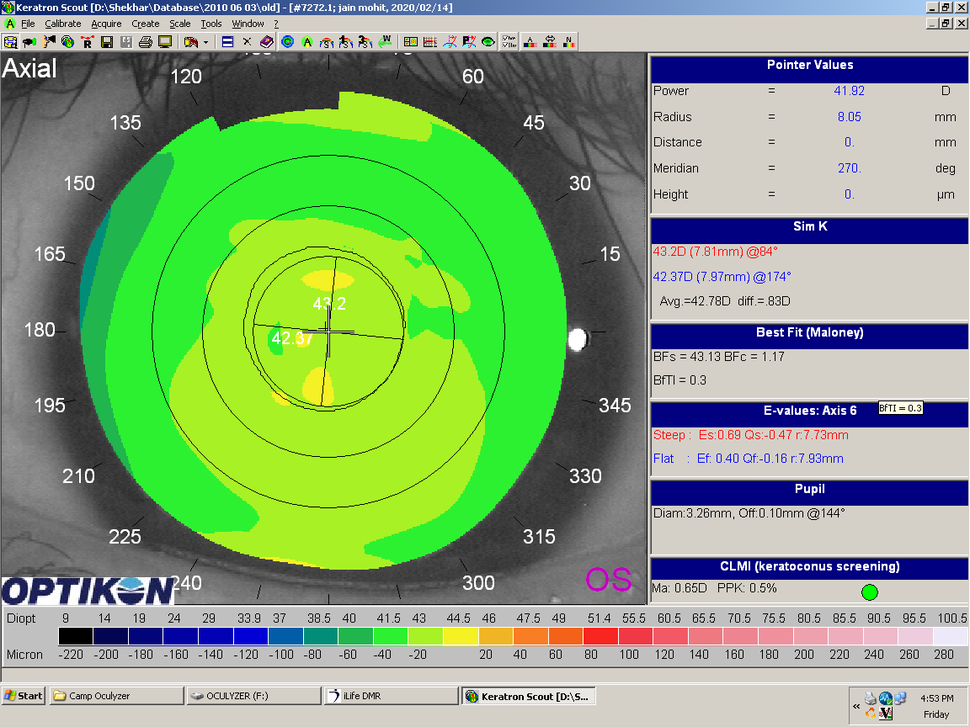
%> input picture Internship_MSR/Data/Sankara/mohit-left-axial.bmp, 970 x 727 px, shrunk from 1152 x 864 before the run
$ octave --eval "result = notch1('../../../Internship_MSR/Data/Sankara/mohit-left-axial.bmp');"   (GNU Octave 9; MATLAB toolbox functions it lacks are replaced by stand-ins)
%> lines starting %> are read from the running program, lines starting %| are printed output that depends on the picture; in (x1, y1, x2, y2) boxes, pixels count from 0 and x2, y2 are one past the last pixel; in counts of white or black regions, pixels touching at a corner belong together; the program's own positions count from 1
function [img,output_fft,H,output]=notch1(name)
img=imread(name);
%> img is the input picture: size 727x970x3 uint8; mean R, G, B 131.7, 164.8, 122.6
fftimg=fftshift(fft2(img));

sz=size(img);
%> sz = [727 970 3]
H=ones(sz(1),sz(2));
x=zeros(1,sz(2));

for i=74:85
 H(i,:)=x;
end
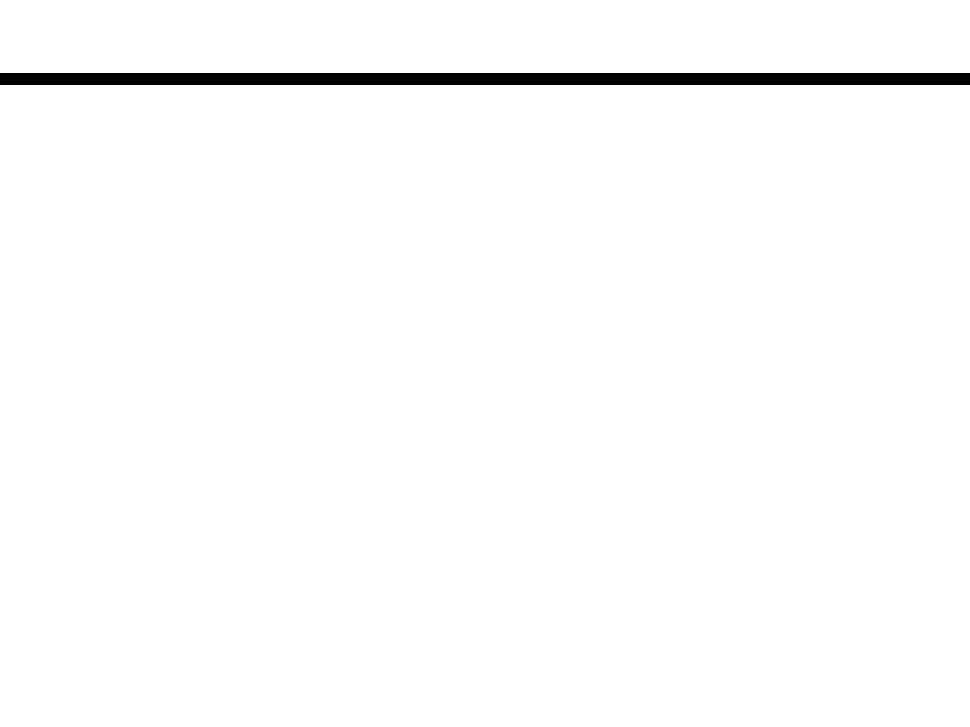
%> H: size 727x970 double; values 0 (black) and 1 (white), 98.3% white; 1 black region, box (x1, y1, x2, y2) and area: (0, 73, 970, 85) 11640

for i=174:185
 H(i,:)=x;
end
%> H: size 727x970 double; values 0 (black) and 1 (white), 96.7% white; 2 black regions, box (x1, y1, x2, y2) and area: (0, 73, 970, 85) 11640, (0, 173, 970, 185) 11640
for i=130:142
  H(1:87,i)=0;
end
%> H: size 727x970 double; values 0 (black) and 1 (white), 96.6% white; 2 black regions, box (x1, y1, x2, y2) and area: (0, 0, 970, 87) 12615, (0, 173, 970, 185) 11640

for i=158:162
  H(1:87,i)=0;
  H(166:end,i)=0;
end
%> H: size 727x970 double; values 0 (black) and 1 (white), 96.1% white; 2 black regions, box (x1, y1, x2, y2) and area: (0, 165, 970, 727) 14390, (0, 0, 970, 87) 12990

for i=166:174
  H(1:87,i)=0;
end
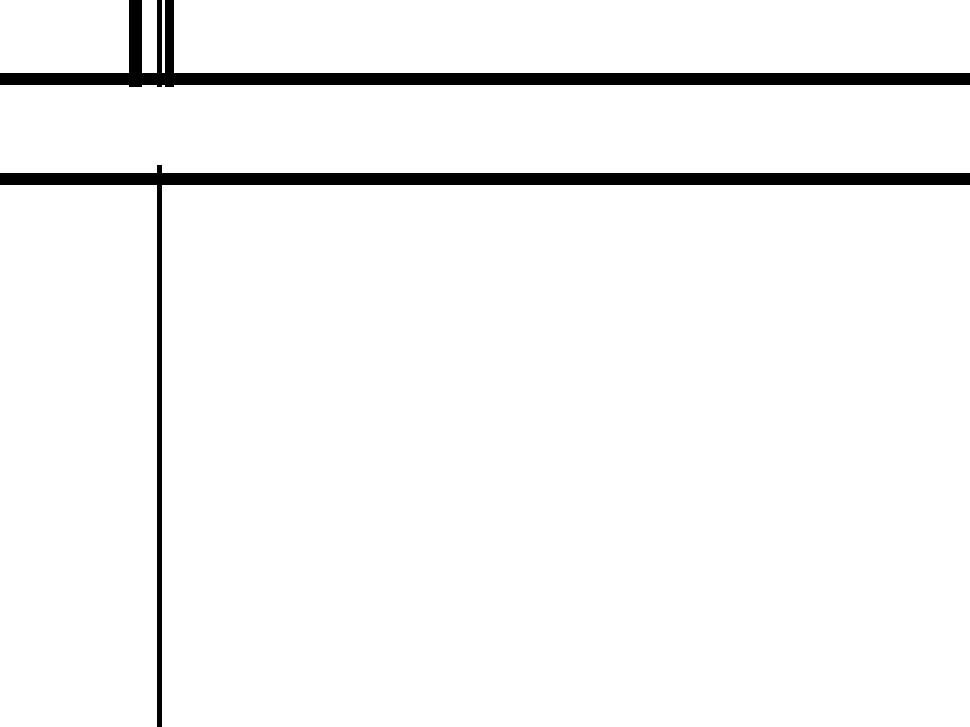
%> H: size 727x970 double; values 0 (black) and 1 (white), 96% white; 2 black regions, box (x1, y1, x2, y2) and area: (0, 165, 970, 727) 14390, (0, 0, 970, 87) 13665

for i=144:153
  H(166:end,i)=0;
end
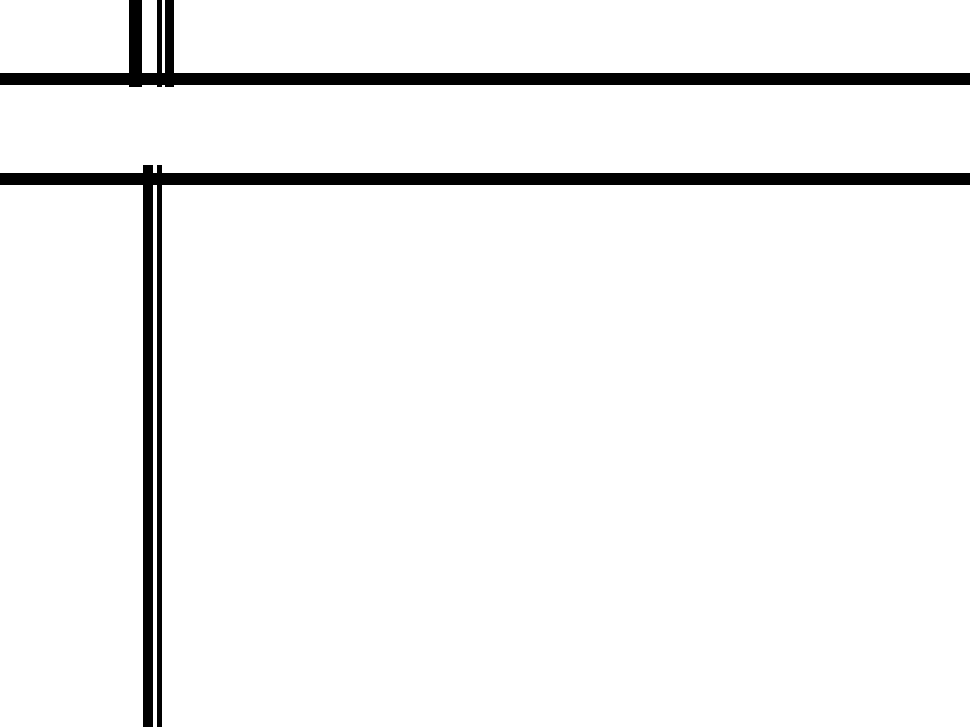
%> H: size 727x970 double; values 0 (black) and 1 (white), 95.2% white; 2 black regions, box (x1, y1, x2, y2) and area: (0, 165, 970, 727) 19890, (0, 0, 970, 87) 13665

for i=180:190
  H(166:end,i)=0;
end
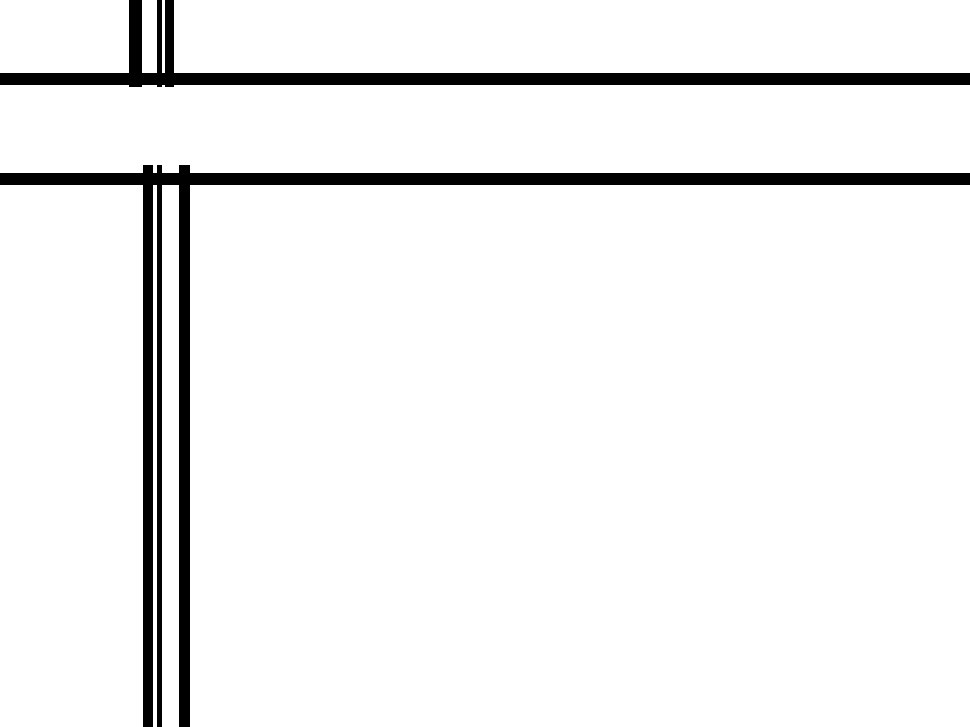
%> H: size 727x970 double; values 0 (black) and 1 (white), 94.4% white; 2 black regions, box (x1, y1, x2, y2) and area: (0, 165, 970, 727) 25940, (0, 0, 970, 87) 13665
output_fft=uint8(abs(fftimg)/sz(1));
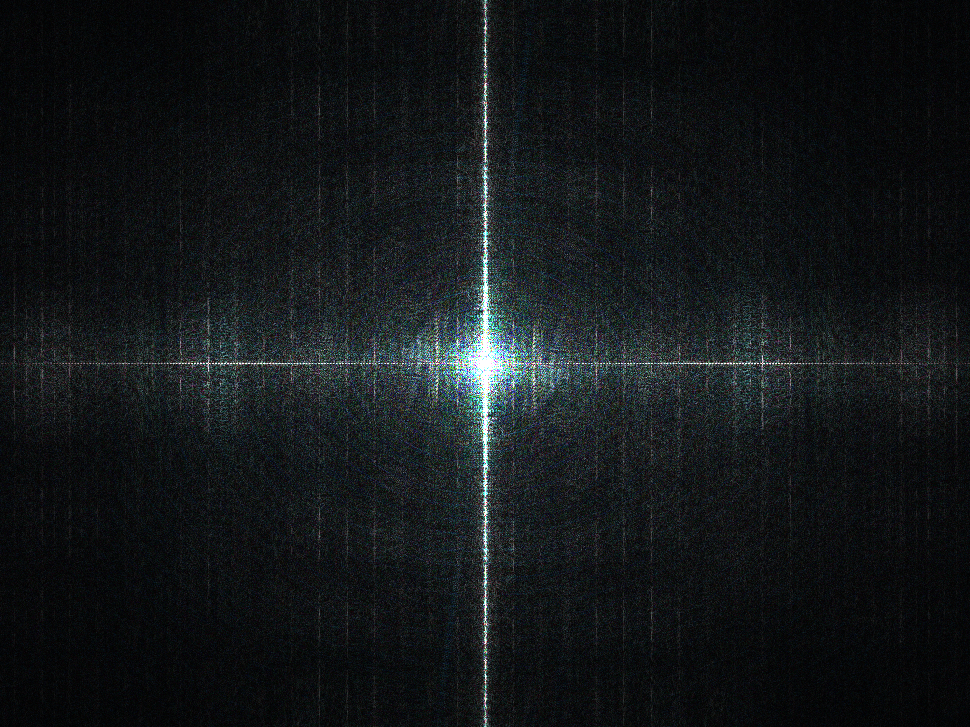
%> output_fft: size 727x970x3 uint8; mean R, G, B 19.5, 23.4, 25.1
output=uint8(abs(ifft2(fftimg.*H)));
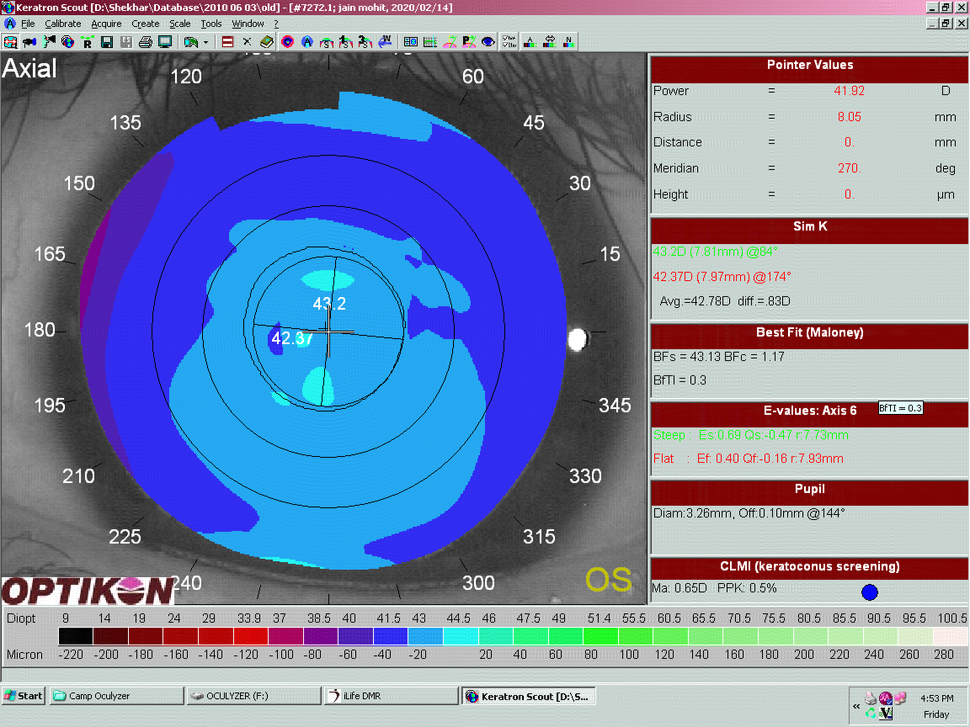
%> output: size 727x970x3 uint8; mean R, G, B 122.7, 132, 165.1
endfunction

$ run again, on Internship_MSR/Data/Sankara/mohit-left-placido.bmp
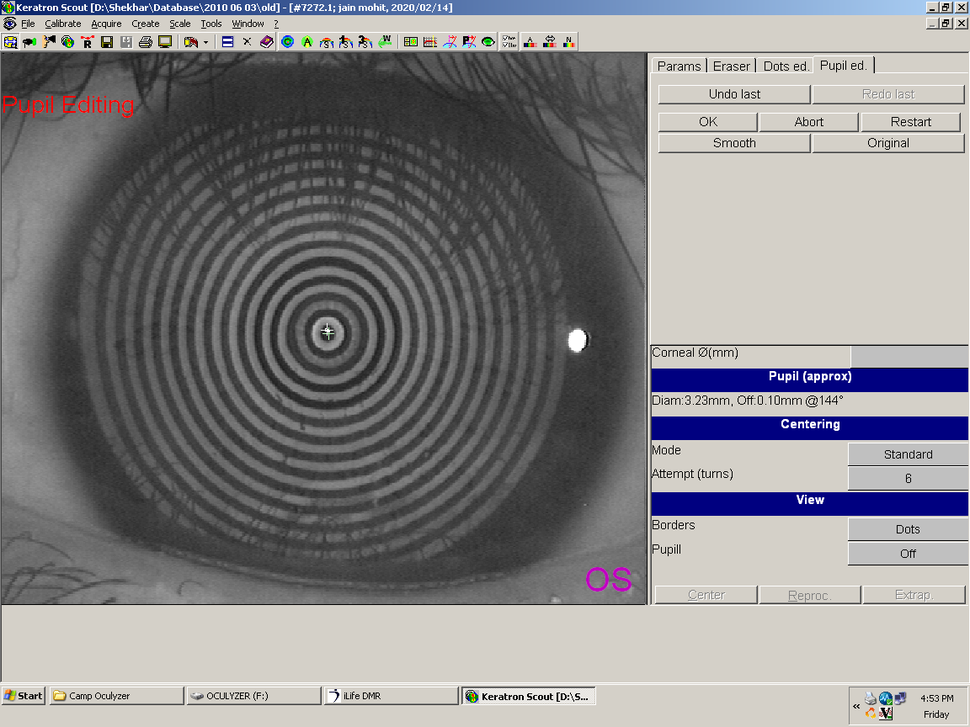
%> input picture Internship_MSR/Data/Sankara/mohit-left-placido.bmp, 970 x 727 px, shrunk from 1152 x 864 before the run
%> in notch1, img is the input picture: size 727x970x3 uint8; mean R, G, B 135.4, 134.1, 135.8
%> in notch1, `output_fft=uint8(abs(fftimg)/sz(1));`:
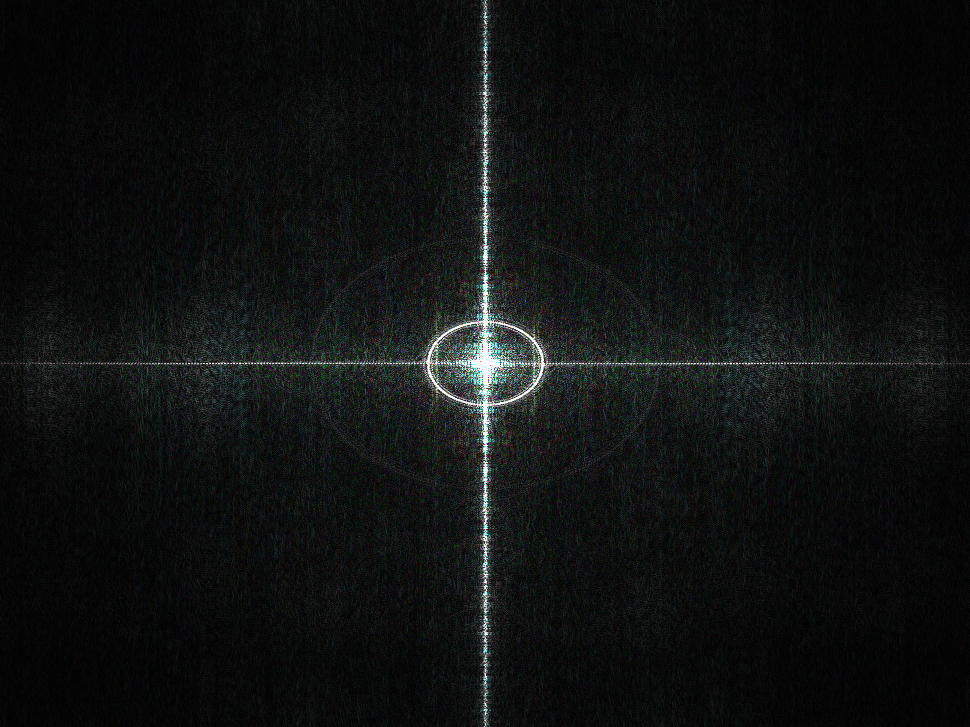
%> output_fft: size 727x970x3 uint8; mean R, G, B 15.4, 17.4, 16.9
%> in notch1, `output=uint8(abs(ifft2(fftimg.*H)));`:
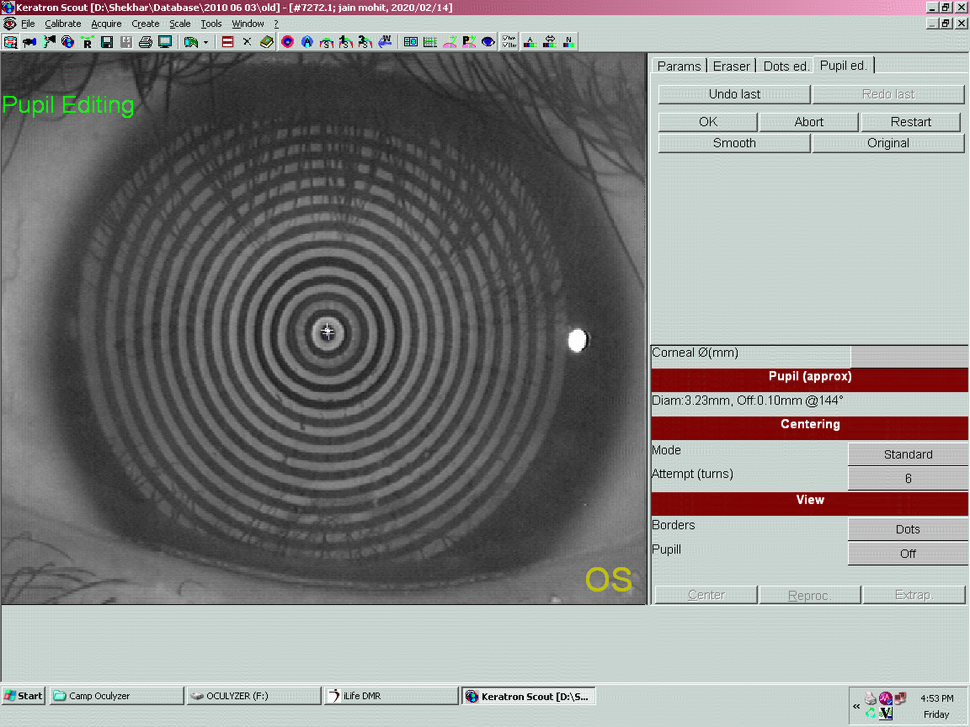
%> output: size 727x970x3 uint8; mean R, G, B 135.8, 135.5, 134.2
